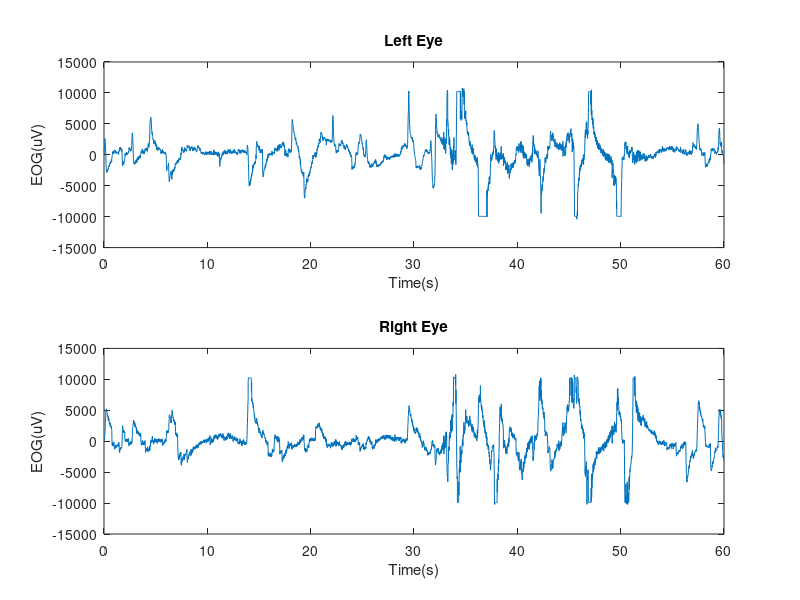

Recreate this plot in MATLAB. (Note: this script raises an error after producing the figure.)
% Part three: EOG signals
% 3.1)
% Loading data
data = load("EOG_sig.mat");
signal = data.Sig;
labels = data.Labels;
fs = data.fs;

% Plotting EOG signals
% Left eye
t = (0:length(signal)-1)/fs;
figure;
subplot(2, 1, 1)
plot(t, signal(1, :))
title(labels(1))
xlabel('Time(s)')
ylabel('EOG(uV)')

% Right eye
subplot(2, 1, 2)
plot(t, signal(2, :))
xlabel('Time(s)')
ylabel('EOG(uV)')
title(labels(2))

sgtitle('EOG-Time')
saveas(gcf, 'Part 3.1 - EOG-time.png')

% 3.2)
% Compute and plot the FFT of the signal before and after filtering
N = length(signal);
f = (0:N/2-1)*fs/N; % Frequency vector
X = fft(signal(1, :)); % FFT of left eye signal
Y = fft(signal(2, :)); % FFT of right eye signal
Xmag = abs(X(1:N/2)); % Magnitude of FFT of left eye signal
Ymag = abs(Y(1:N/2)); % Magnitude of FFT of right eye signal
figure
subplot(2,1,1)
plot(f,Xmag)
xlim([0 20])
xlabel('Frequency (Hz)')
ylabel('Magnitude')
title('FFT of left eye signal')
subplot(2,1,2)
plot(f,Ymag)
xlim([0 20])
xlabel('Frequency (Hz)')
ylabel('Magnitude')
title('FFT of right eye signal')

sgtitle('FFT of EOG')
saveas(gcf, 'Part 3.2 - EOG-frequency.png')

% Plot the spectrogram of the signal using pspectrum
figure('Name', "Part 3.2 -  time-frequency spectrum");
subplot(2, 1, 1);
pspectrum(signal(1, :),fs,'spectrogram','FrequencyLimits',[0 40]); % limit the frequency range to 0-40 Hz
title(labels{1});
subplot(2, 1, 2);
pspectrum(signal(2, :),fs,'spectrogram','FrequencyLimits',[0 40]); % limit the frequency range to 0-40 Hz
title(labels{2})

sgtitle('Spectrogram of EOG')
saveas(gcf, 'Part 3.2 - EOG-spectrogram.png')